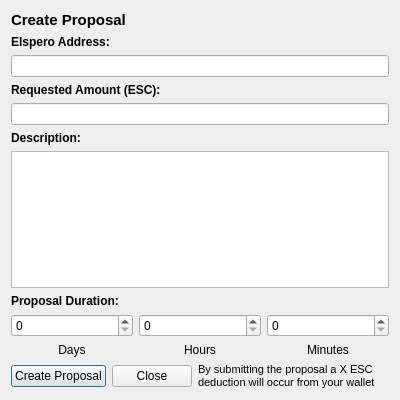
<?xml version="1.0" encoding="UTF-8"?>
<ui version="4.0">
 <class>CommunityFundCreateProposalDialog</class>
 <widget class="QDialog" name="CommunityFundCreateProposalDialog">
  <property name="geometry">
   <rect>
    <x>0</x>
    <y>0</y>
    <width>400</width>
    <height>400</height>
   </rect>
  </property>
  <property name="windowTitle">
   <string>Create Proposal</string>
  </property>
  <layout class="QVBoxLayout" name="verticalLayout_2">
   <item>
    <widget class="QLabel" name="labelCreateProposalTitle">
     <property name="sizePolicy">
      <sizepolicy hsizetype="Preferred" vsizetype="Minimum">
       <horstretch>0</horstretch>
       <verstretch>0</verstretch>
      </sizepolicy>
     </property>
     <property name="font">
      <font>
       <pointsize>11</pointsize>
       <weight>75</weight>
       <bold>true</bold>
      </font>
     </property>
     <property name="text">
      <string>Create Proposal</string>
     </property>
    </widget>
   </item>
   <item>
    <layout class="QVBoxLayout" name="verticalLayoutProposalDialog">
     <item>
      <widget class="QLabel" name="labelElsperoAddressTitle">
       <property name="sizePolicy">
        <sizepolicy hsizetype="Preferred" vsizetype="Maximum">
         <horstretch>0</horstretch>
         <verstretch>0</verstretch>
        </sizepolicy>
       </property>
       <property name="font">
        <font>
         <weight>75</weight>
         <bold>true</bold>
        </font>
       </property>
       <property name="text">
        <string>Elspero Address:</string>
       </property>
      </widget>
     </item>
     <item>
      <widget class="QValidatedLineEdit" name="lineEditElsperoAddress"/>
     </item>
     <item>
      <widget class="QLabel" name="labelRequestedAmountTitle">
       <property name="sizePolicy">
        <sizepolicy hsizetype="Preferred" vsizetype="Minimum">
         <horstretch>0</horstretch>
         <verstretch>0</verstretch>
        </sizepolicy>
       </property>
       <property name="font">
        <font>
         <weight>75</weight>
         <bold>true</bold>
        </font>
       </property>
       <property name="text">
        <string>Requested Amount (ESC):</string>
       </property>
      </widget>
     </item>
     <item>
      <widget class="ElsperoAmountField" name="lineEditRequestedAmount"/>
     </item>
     <item>
      <widget class="QLabel" name="labelDescriptionTitle">
       <property name="font">
        <font>
         <weight>75</weight>
         <bold>true</bold>
        </font>
       </property>
       <property name="text">
        <string>Description:</string>
       </property>
      </widget>
     </item>
     <item>
      <widget class="QValidatedPlainTextEdit" name="plainTextEditDescription">
       <property name="plainText">
        <string/>
       </property>
       <property name="overwriteMode">
        <bool>false</bool>
       </property>
      </widget>
     </item>
     <item>
      <widget class="QLabel" name="labelProposalDurationTitle">
       <property name="font">
        <font>
         <weight>75</weight>
         <bold>true</bold>
        </font>
       </property>
       <property name="text">
        <string>Proposal Duration:</string>
       </property>
      </widget>
     </item>
     <item>
      <layout class="QHBoxLayout" name="horizontalLayoutDuration">
       <item>
        <layout class="QVBoxLayout" name="verticalLayoutDays">
         <item>
          <widget class="QValidatedSpinBox" name="spinBoxDays">
           <property name="value">
            <number>0</number>
           </property>
          </widget>
         </item>
         <item>
          <widget class="QLabel" name="labelDaysTitle">
           <property name="text">
            <string>Days</string>
           </property>
           <property name="alignment">
            <set>Qt::AlignCenter</set>
           </property>
          </widget>
         </item>
        </layout>
       </item>
       <item>
        <layout class="QVBoxLayout" name="verticalLayoutHours">
         <property name="leftMargin">
          <number>0</number>
         </property>
         <item>
          <widget class="QValidatedSpinBox" name="spinBoxHours"/>
         </item>
         <item>
          <widget class="QLabel" name="labelHoursTitle">
           <property name="text">
            <string>Hours</string>
           </property>
           <property name="alignment">
            <set>Qt::AlignCenter</set>
           </property>
          </widget>
         </item>
        </layout>
       </item>
       <item>
        <layout class="QVBoxLayout" name="verticalLayoutMinutes">
         <property name="leftMargin">
          <number>0</number>
         </property>
         <item>
          <widget class="QValidatedSpinBox" name="spinBoxMinutes"/>
         </item>
         <item>
          <widget class="QLabel" name="labelMinutesTitle">
           <property name="text">
            <string>Minutes</string>
           </property>
           <property name="alignment">
            <set>Qt::AlignCenter</set>
           </property>
          </widget>
         </item>
        </layout>
       </item>
      </layout>
     </item>
     <item>
      <layout class="QHBoxLayout" name="horizontalLayoutCreateProposalButton">
       <item>
        <widget class="QPushButton" name="pushButtonCreateProposal">
         <property name="text">
          <string>Create Proposal</string>
         </property>
        </widget>
       </item>
       <item>
        <widget class="QPushButton" name="pushButtonClose">
         <property name="text">
          <string>Close</string>
         </property>
        </widget>
       </item>
       <item>
        <widget class="QLabel" name="labelWarning">
         <property name="font">
          <font>
           <pointsize>8</pointsize>
          </font>
         </property>
         <property name="text">
          <string>By submitting the proposal a X ESC deduction will occur from your wallet </string>
         </property>
         <property name="wordWrap">
          <bool>true</bool>
         </property>
        </widget>
       </item>
      </layout>
     </item>
    </layout>
   </item>
  </layout>
 </widget>
 <customwidgets>
  <customwidget>
   <class>ElsperoAmountField</class>
   <extends>QLineEdit</extends>
   <header>elsperoamountfield.h</header>
   <container>1</container>
  </customwidget>
  <customwidget>
   <class>QValidatedLineEdit</class>
   <extends>QLineEdit</extends>
   <header>qvalidatedlineedit.h</header>
  </customwidget>
  <customwidget>
   <class>QValidatedPlainTextEdit</class>
   <extends>QPlainTextEdit</extends>
   <header>qvalidatedplaintextedit.h</header>
  </customwidget>
  <customwidget>
   <class>QValidatedSpinBox</class>
   <extends>QSpinBox</extends>
   <header>qvalidatedspinbox.h</header>
  </customwidget>
 </customwidgets>
 <resources/>
 <connections/>
</ui>
